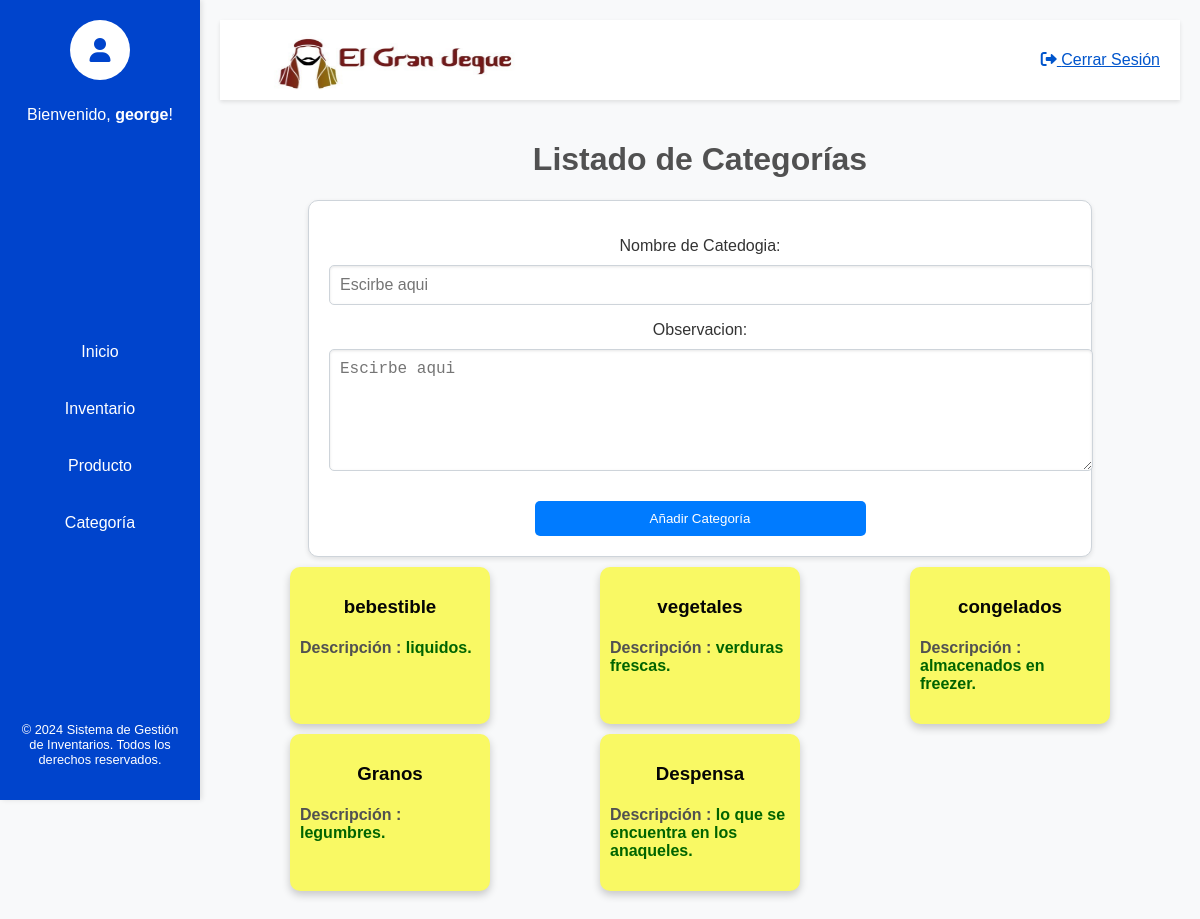
The page /home/categorias/ (signed in) on the database as committed earlier.
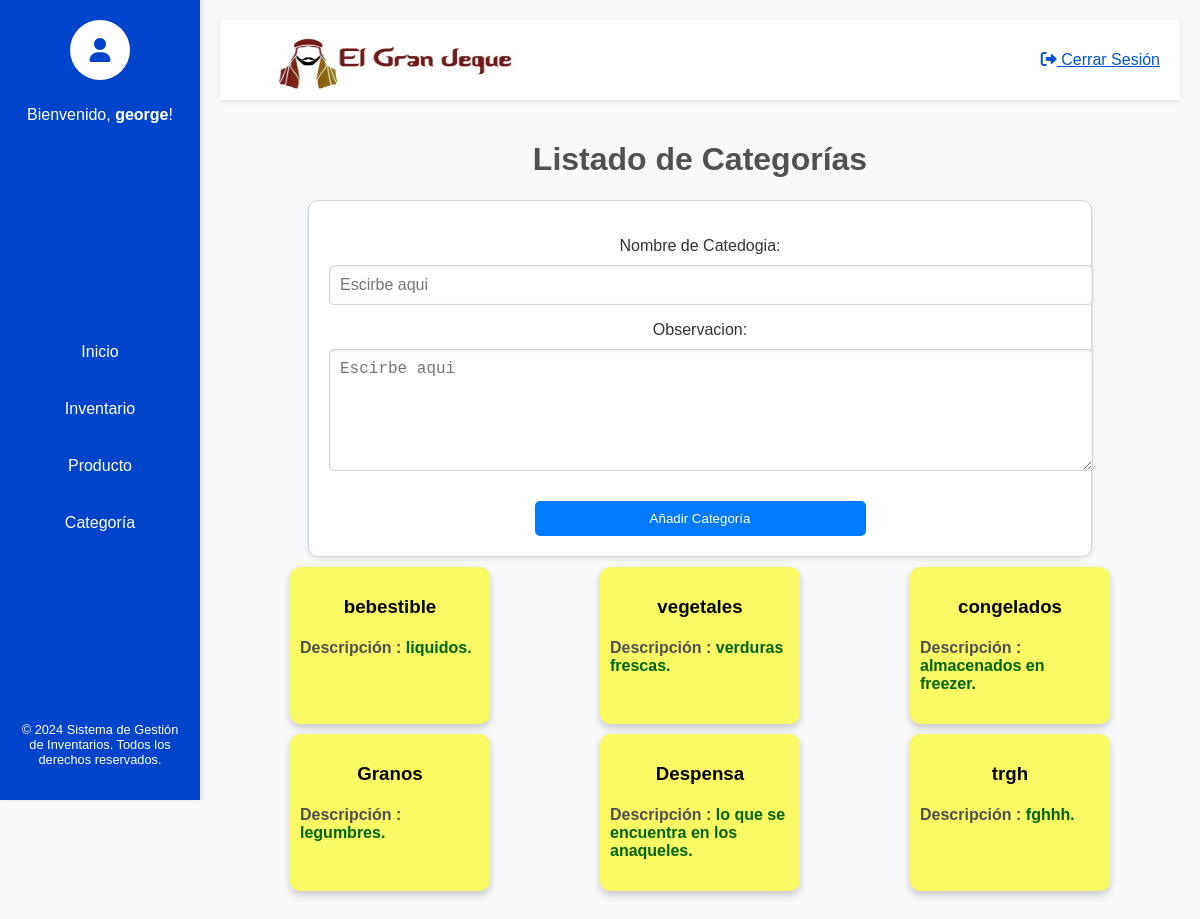
The same page on the database as committed later.
### inventa/models.py (models this page shows, shortened)
class Categoria(models.Model):
    nombre=models.CharField("Nombre de Catedogia",max_length=150)
    observacion=models.CharField(("Observacion"), max_length=150)
    class Meta:
        verbose_name = 'Categoria'
        verbose_name_plural = 'Categorias'

### inventa/views.py (the view)
# urls.py: path('home/categorias/', CategoriaListView.as_view(), name='categorias'),
class CategoriaListView(LoginRequiredMixin,ListView):
    model = Categoria
    template_name = "categorias/categorias.html"
    context_object_name='categorias'
    def get_context_data(self, **kwargs):
        context = super().get_context_data(**kwargs)
        context['form'] = CategoriaForm()  # Añadimos el formulario al contexto
        return context

### inventa/forms.py
class CategoriaForm(forms.ModelForm):
    class Meta:
        model= Categoria
        fields = ['nombre', 'observacion']
        widgets = {
            'nombre': forms.TextInput(attrs={'class': 'form-control', 'placeholder': 'Escirbe aqui'}),
            'observacion': forms.Textarea(attrs={'class': 'form-control', 'placeholder': 'Escirbe aqui', 'rows': 4}),
        }
    def __init__(self, *args, **kwargs):
        super().__init__(*args, **kwargs)

### inventa/templates/categorias/categorias.html (shortened to what this page needs)
{% extends "base.html" %}
{% load static %}
{% block content %}
    <head>
        <link rel="stylesheet" href="{% static 'css/categorias/categorias.css' %}">
    </head>
    <body>
        <h1>Listado de Categorías</h1>
        <form method="post" action="{% url 'crear_categoria' %}">
            {{ form.as_p }}
            <button type="submit">Añadir Categoría</button>
        </form>
        <div class="card-container">
            {% for categoria in categorias %}
                <div class="card">
                    <h3>{{ categoria.nombre }}</h3>
                    <h4><b>Descripción :</b> {{ categoria.observacion }}.</h4>
                </div>
            {% endfor %}
        </div>
    </body>
{% endblock %}

Rows that differ between the two databases and show on the page:
added Categoria: nombre "trgh", observacion "fghhh"
